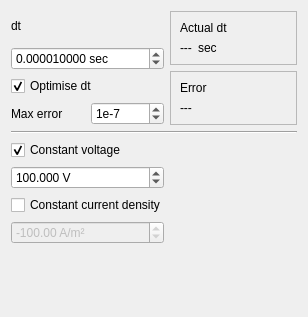
<?xml version="1.0" encoding="UTF-8"?>
<ui version="4.0">
 <class>InputParameters</class>
 <widget class="QWidget" name="InputParameters">
  <property name="geometry">
   <rect>
    <x>0</x>
    <y>0</y>
    <width>308</width>
    <height>317</height>
   </rect>
  </property>
  <property name="windowTitle">
   <string>Input parameters</string>
  </property>
  <layout class="QGridLayout" name="gridLayout_5">
   <item row="0" column="0">
    <layout class="QGridLayout" name="gridLayout">
     <item row="0" column="0" colspan="2">
      <widget class="QLabel" name="label">
       <property name="text">
        <string>dt</string>
       </property>
      </widget>
     </item>
     <item row="1" column="0" colspan="2">
      <widget class="QDoubleSpinBox" name="f_dt">
       <property name="keyboardTracking">
        <bool>false</bool>
       </property>
       <property name="suffix">
        <string> sec</string>
       </property>
       <property name="decimals">
        <number>9</number>
       </property>
       <property name="maximum">
        <double>1000000.000000000000000</double>
       </property>
       <property name="singleStep">
        <double>0.001000000000000</double>
       </property>
       <property name="value">
        <double>0.000010000000000</double>
       </property>
      </widget>
     </item>
     <item row="2" column="0" colspan="2">
      <widget class="QCheckBox" name="f_optimize_dt">
       <property name="text">
        <string>Optimise dt</string>
       </property>
       <property name="checked">
        <bool>true</bool>
       </property>
      </widget>
     </item>
     <item row="3" column="0">
      <widget class="QLabel" name="f_maxerr_label">
       <property name="text">
        <string>Max error</string>
       </property>
      </widget>
     </item>
     <item row="3" column="1">
      <widget class="QSpinBox" name="f_maxerr">
       <property name="prefix">
        <string notr="true">1e</string>
       </property>
       <property name="minimum">
        <number>-10</number>
       </property>
       <property name="maximum">
        <number>-2</number>
       </property>
       <property name="value">
        <number>-7</number>
       </property>
      </widget>
     </item>
    </layout>
   </item>
   <item row="0" column="1">
    <layout class="QGridLayout" name="gridLayout_4">
     <item row="0" column="0">
      <widget class="QFrame" name="frame">
       <property name="frameShape">
        <enum>QFrame::StyledPanel</enum>
       </property>
       <property name="frameShadow">
        <enum>QFrame::Raised</enum>
       </property>
       <layout class="QGridLayout" name="gridLayout_2">
        <item row="0" column="0">
         <widget class="QLabel" name="label_4">
          <property name="text">
           <string>Actual dt</string>
          </property>
         </widget>
        </item>
        <item row="1" column="0">
         <layout class="QHBoxLayout" name="horizontalLayout_2">
          <item>
           <widget class="QLabel" name="f_currentDt">
            <property name="text">
             <string>---</string>
            </property>
           </widget>
          </item>
          <item>
           <widget class="QLabel" name="label_7">
            <property name="sizePolicy">
             <sizepolicy hsizetype="Expanding" vsizetype="Preferred">
              <horstretch>0</horstretch>
              <verstretch>0</verstretch>
             </sizepolicy>
            </property>
            <property name="text">
             <string>sec</string>
            </property>
           </widget>
          </item>
         </layout>
        </item>
       </layout>
      </widget>
     </item>
     <item row="1" column="0">
      <widget class="QFrame" name="frame_2">
       <property name="frameShape">
        <enum>QFrame::StyledPanel</enum>
       </property>
       <property name="frameShadow">
        <enum>QFrame::Raised</enum>
       </property>
       <layout class="QGridLayout" name="gridLayout_3">
        <item row="0" column="0">
         <widget class="QLabel" name="label_3">
          <property name="text">
           <string>Error</string>
          </property>
         </widget>
        </item>
        <item row="1" column="0">
         <widget class="QLabel" name="f_error">
          <property name="text">
           <string>---</string>
          </property>
         </widget>
        </item>
       </layout>
      </widget>
     </item>
    </layout>
   </item>
   <item row="1" column="0" colspan="2">
    <widget class="Line" name="line">
     <property name="orientation">
      <enum>Qt::Horizontal</enum>
     </property>
    </widget>
   </item>
   <item row="2" column="0">
    <widget class="QCheckBox" name="f_constant_voltage">
     <property name="text">
      <string>Constant voltage</string>
     </property>
     <property name="checked">
      <bool>true</bool>
     </property>
    </widget>
   </item>
   <item row="3" column="0">
    <widget class="QDoubleSpinBox" name="f_voltage">
     <property name="suffix">
      <string> V</string>
     </property>
     <property name="decimals">
      <number>3</number>
     </property>
     <property name="minimum">
      <double>-1000000.000000000000000</double>
     </property>
     <property name="maximum">
      <double>1000000.000000000000000</double>
     </property>
     <property name="singleStep">
      <double>0.100000000000000</double>
     </property>
     <property name="value">
      <double>100.000000000000000</double>
     </property>
    </widget>
   </item>
   <item row="4" column="0" colspan="2">
    <widget class="QCheckBox" name="f_constant_current">
     <property name="enabled">
      <bool>true</bool>
     </property>
     <property name="text">
      <string>Constant current density</string>
     </property>
    </widget>
   </item>
   <item row="5" column="0">
    <widget class="QDoubleSpinBox" name="f_current">
     <property name="enabled">
      <bool>false</bool>
     </property>
     <property name="suffix">
      <string> A/m²</string>
     </property>
     <property name="minimum">
      <double>-100000.000000000000000</double>
     </property>
     <property name="maximum">
      <double>100000.000000000000000</double>
     </property>
     <property name="value">
      <double>-100.000000000000000</double>
     </property>
    </widget>
   </item>
   <item row="6" column="1">
    <spacer name="verticalSpacer_2">
     <property name="orientation">
      <enum>Qt::Vertical</enum>
     </property>
     <property name="sizeHint" stdset="0">
      <size>
       <width>20</width>
       <height>19</height>
      </size>
     </property>
    </spacer>
   </item>
  </layout>
 </widget>
 <tabstops>
  <tabstop>f_dt</tabstop>
  <tabstop>f_constant_voltage</tabstop>
  <tabstop>f_voltage</tabstop>
  <tabstop>f_constant_current</tabstop>
  <tabstop>f_current</tabstop>
 </tabstops>
 <resources/>
 <connections/>
</ui>
